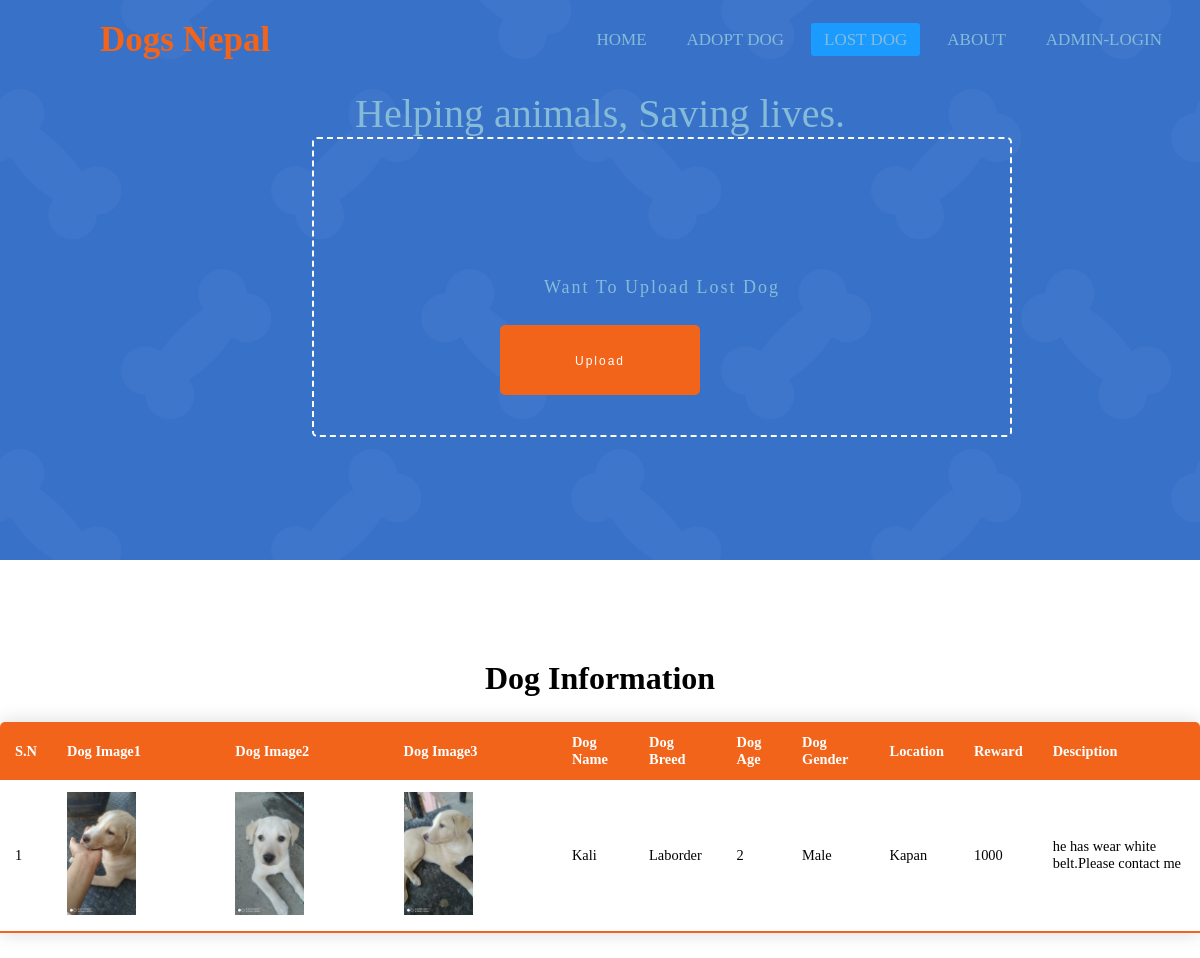
/lostdog/lostdog.php, run on the app's committed database.
### tables this page shows
CREATE TABLE `lostdogowner` (
  `id` int(11) NOT NULL,
  `dog_name` text NOT NULL,
  `dog_breed` text NOT NULL,
  `dog_age` int(255) NOT NULL,
  `dog_gender` text NOT NULL,
  `describ` varchar(255) NOT NULL,
  `location` varchar(255) NOT NULL,
  `reward` varchar(255) NOT NULL,
  `owner_name` text NOT NULL,
  `owner_email` varchar(255) NOT NULL,
  `owner_number` int(255) NOT NULL,
  `dog_image1` varchar(255) NOT NULL,
  `dog_image2` varchar(255) NOT NULL,
  `dog_image3` varchar(255) NOT NULL,
  `remarks` enum('AVAILABLE','PENDING') DEFAULT NULL,
  `status` enum('REQUEST','APPROVE') DEFAULT NULL
);

### lostdog/lostdog.php (the view, shortened to what this page needs)
<!DOCTYPE html>
<html>
  <head>
    <link rel="stylesheet" href="style.css">
    <link rel="stylesheet" href="https://cdnjs.cloudflare.com/ajax/libs/font-awesome/5.15.3/css/all.min.css"/>
  </head>
  <body>
    <section id="landing__area">
   <nav>
      <label class="logo">Dogs Nepal</label>
      <ul>
        <li><a href="../index.php">Home</a></li>
        <li><a  href="../Adoption/adopt.php">Adopt Dog</a></li>
        <li><a class="active" href="#">Lost Dog</a></li>
        <li><a href="../admin/aboutdog.php">About</a></li>
        <li><a href="../adminentry/login.php">Admin-login</a></li>
      </ul>
    </nav>
            <div class="landing__content ">
                <center>
                <div class="landing__info ">
                    <h1>
                        Helping animals,
                        Saving lives.
                    </h1>
                    <p>Want To Upload Lost Dog</p>
                    <button class="upload_button"><a href="form\form.php">Upload</a></button>
                </div>
                </center>
            </div>
        </section>
    <div class="title">
        <h1>Dog Information</h1>
    </div>
    <div class="main">
    <table class="content-table">
             <thead>
                <tr>
                    <th>S.N</th>
                    <th>Dog Image1</th>
                    <th>Dog Image2</th>
                    <th>Dog Image3</th>
                    <th>Dog Name</th>
                    <th>Dog Breed</th>
                    <th>Dog Age</th>
                    <th>Dog Gender</th>
                    <th>Location</th>
                    <th>Reward</th>
                    <th>Desciption</th>
                </tr>
             </thead>
    </div>
                    <?php
                        include "../config.php";
                        $selectQuery = "SELECT * FROM lostdogowner WHERE status = 'APPROVE'";
                        $result = mysqli_query($conn, $selectQuery);
                        if(mysqli_num_rows($result)){
                            $i = 1;
                            while($row = mysqli_fetch_assoc($result)){
                  ?>
    <tbody>
    <tr>
        <td><?php echo $i;?></td>
        <td><img style="width:50%;height:auto;" src="../dogphotos/<?php echo $row['dog_image1']?>"></td>
        <td><img style="width:50%;height:auto;" src="../dogphotos/<?php echo $row['dog_image2']?>"></td>
        <td><img style="width:50%;height:auto;" src="../dogphotos/<?php echo $row['dog_image3']?>"></td>
        <td><?php echo $row ['dog_name']?></td>
        <td><?php echo $row ['dog_breed']?></td>
        <td><?php echo $row ['dog_age']?></td>
        <td><?php echo $row ['dog_gender']?></td>
        <td><?php echo $row ['location']?></td>
        <td><?php echo $row ['reward']?></td>
        <td><?php echo $row ['describ']?></td>
    </tr>
        <?php
        $i++;
        }
    }
        ?>
    </tbody>
  </body>
</html>

### lostdog/style.css (style rules this page uses)
* { padding: 0; margin: 0; text-decoration: none; list-style: none; box-sizing: border-box; }
:root { --red: #F26419; --orange:#F6AE2D; --dark-blue: #33658A; --light-blue: #86BBD8; --dark: #2F4858; }
body { font-family: montserrat; }
nav { background:url(imgs\bg.jpg); height: 80px; width: 100%; }
label.logo { color:var(--red); font-size: 35px; line-height: 80px; padding: 0 100px; font-weight: bold; }
nav ul { float: right; margin-right: 20px; }
nav ul li { display: inline-block; line-height: 80px; margin: 0 5px; }
nav ul li a { color: var(--light-blue); font-size: 17px; padding: 7px 13px; border-radius: 3px; text-transform: uppercase; }
a.active,a:hover { background: #1b9bff; transition: .5s; }
#landing__area { display: flex; flex-direction: column; justify-content: center; align-items: center; }
#landing__area { width: 100%; height: 70vh; background: url(../images/bg.jpg); background-position: center; background-size: cover; display: flex; flex-direction: column; justify-content: center; align-items: center; }
.landing__content { height: 90%; width: 80%; margin-top: 10px; }
.landing__content .landing__info { width: 60%; height: 100%; }
.landing__info h1 { color: #86BBD8; font-weight: 300; font-size: 40px; }
.landing__info p { color: var(--light-blue); border: 2px dashed #fff; height: 300px; width: 700px; border-radius: 5px; display: flex; justify-content: center; flex-direction: column; font-size: 18px; letter-spacing: 2px; line-height: 22px; }
.upload_button { background-color:var(--red) ; height: 70px; width: 200px; border: none; border-radius: 5px; display: flex; justify-content: center; font-size: 12px; letter-spacing: 2px; margin: -7rem 0; }
.upload_button a { color: white; margin: 29px 0; }

### lostdog/lostdog.php (style rules this page uses)
.title { padding-top: 100px; text-align: center; }
.main { display: flex; justify-content: center; }
.content-table { border-collapse: collapse; margin: 25px 0; font-size: 0.9em; min-width: 400px; border-radius: 5px 5px 0 0; overflow: hidden; box-shadow: 0 0 20px rgb(0,0,0,0.15); }
.content-table thead tr { background-color: var(--red); color: #ffffff; text-align: left; font-weight: bold; }
.content-table th, .content-table td { padding: 12px 15px; word-wrap: break-word; }
.content-table tbody tr { border-bottom: 1px solid #dddddd; }
.content-table tbody tr:last-of-type { border-bottom: 2px solid var(--red); }

### data on the page
lostdogowner: dog_image1 (picture), dog_image2 (picture), dog_image3 (picture), dog_name "Kali", dog_breed "Laborder", dog_age "2", dog_gender "Male", location "Kapan", reward "1000", describ "he has wear white belt.Please contact me"
